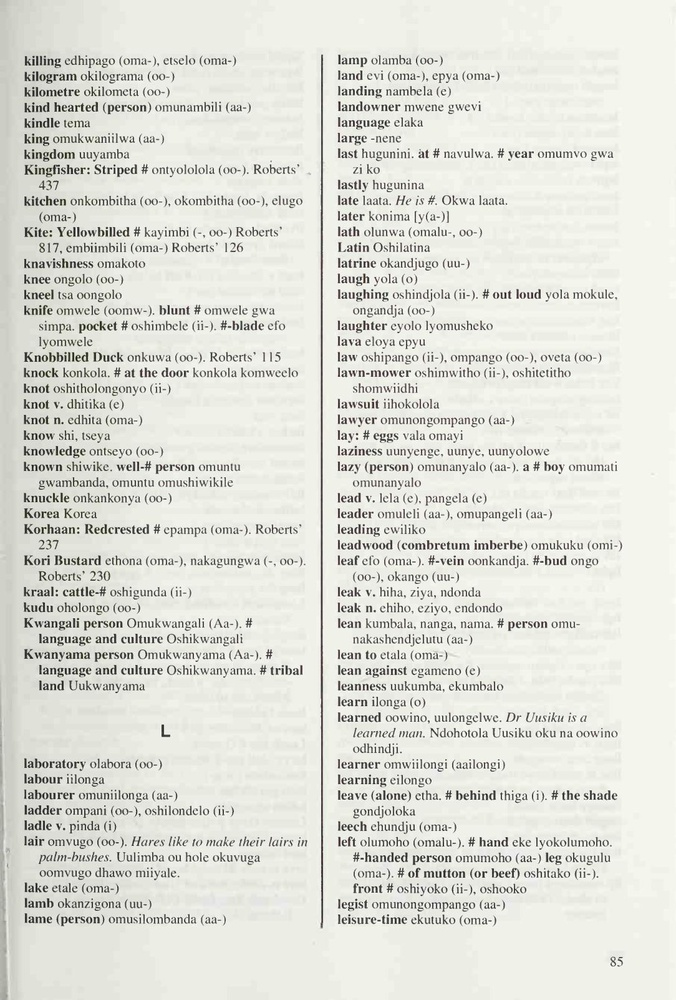
#> input picture pages/toOshi/100.jpg, 676 x 1000 px, shrunk from 1084 x 1603 before the run; its folder holds only this picture in this run
$ jupyter execute --allow-errors ocr.ipynb   (shell and % lines are left out)
#> lines starting #> are read from the running program, lines starting #| are printed output that depends on the picture; after the words box and inside, x2 and y2 are one past the last pixel; in counts of white or black regions, pixels touching at a corner belong together
How to [source](https://towardsdatascience.com/extracting-text-from-scanned-pdf-using-pytesseract-open-cv-cd670ee38052)

[cell 1]
from google.colab import drive
drive.mount('/content/drive')

[cell 2]
import os
os.chdir("/content/drive/MyDrive/offline/projects/ml/oshengResources/")

[cell 3]
# https://nanonets.com/blog/ocr-with-tesseract/#whitelistingcharacters
# https://colab.research.google.com/drive/10doc9xwhFDpDGNferehBzkQ6M0Un-tYq#scrollTo=TtkG0J2Emfgl

[cell 4]
from pdf2image import convert_from_path
import cv2
import os

[cell 5]
pdf = 'oshengBook.pdf'
#> (the rest of this cell did not finish here and is left out)

[cell 6]
import nltk
nltk.download('punkt')
#> (this line was passed over: nltk is not available in this run)
from nltk import word_tokenize

[cell 7]
from google.colab.patches import cv2_imshow
from matplotlib import pyplot as plt
import pytesseract
import numpy as np
import re
import inflect

#> (the rest of this cell did not finish here and is left out)

[cell 8]
import enchant
print(enchant.list_languages())
#> (this line was passed over: enchant is not available in this run)
#> further down, im is the input picture: shape (1000, 676, 3); mean B, G, R 216.6, 223.9, 223
#> `hsv = cv2.cvtColor(im, cv2.COLOR_BGR2HSV)`: hsv: shape (1000, 676, 3); mean H, S, V 33.6, 8.9, 224
#> `mask_gray = cv2.inRange(hsv, lower_gray, upper_gray)`:
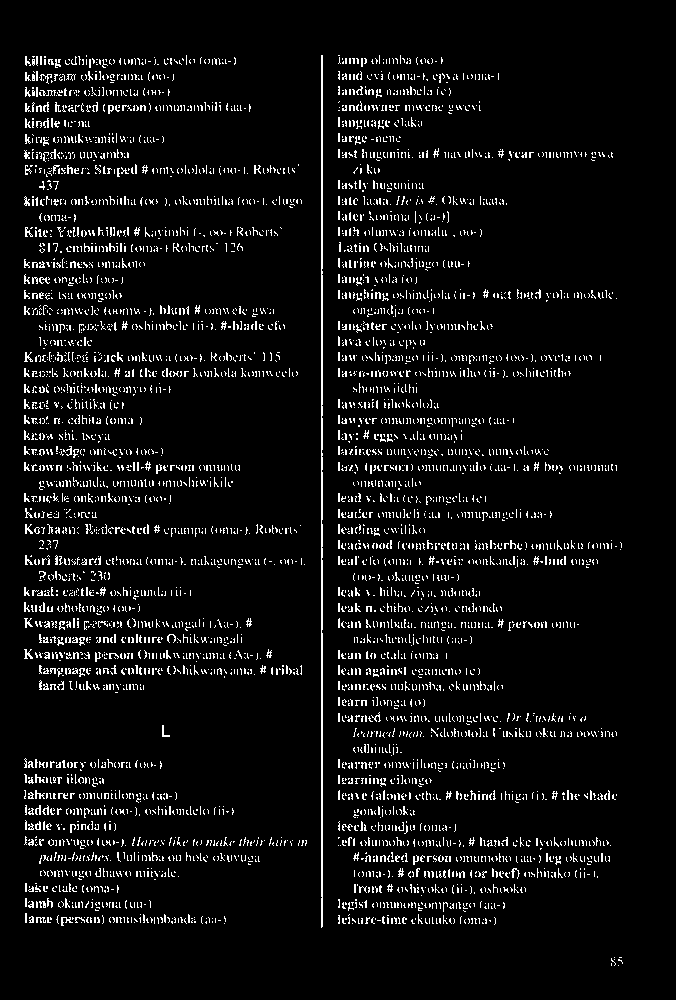
#> mask_gray: shape (1000, 676); 6% white in thin lines or dots, all inside (x1, y1, x2, y2) = (24, 55, 623, 966)
#> `img_res = cv2.bitwise_and(im, im, mask = mask_gray)`:
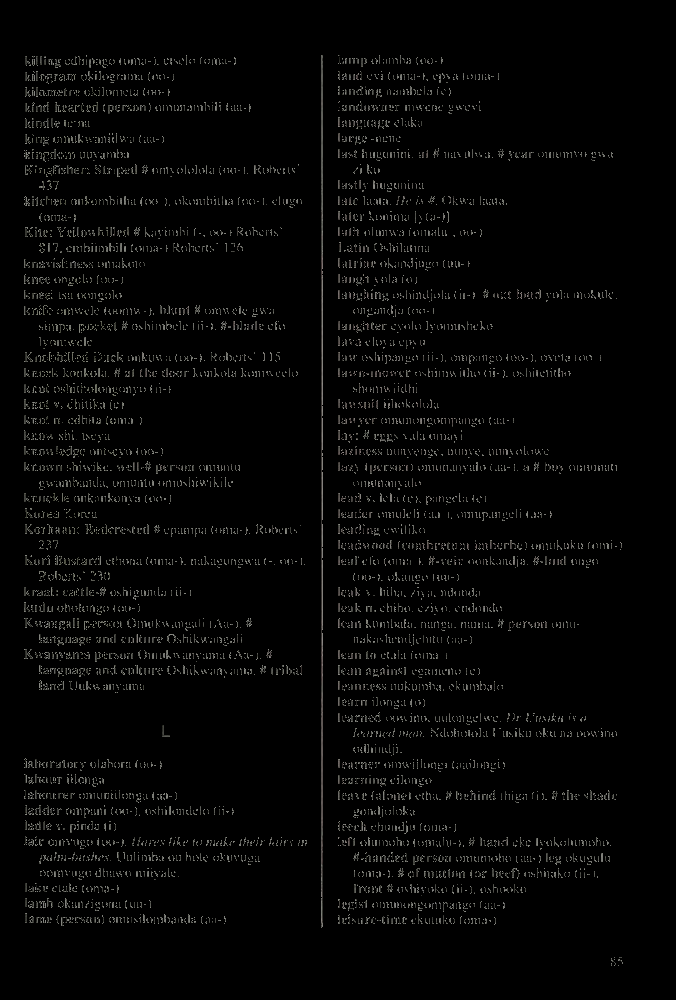
#> img_res: shape (1000, 676, 3); mean B, G, R 5.3, 5.6, 5.6
#> `ret, thresh = cv2.threshold(img_res, 179,50, 140)`: ret = 48
#> (the rest of this cell did not finish here and is left out)

[cell 9]
# load the images
directory = os.listdir('pages/toOshi')
images = sorted(directory, key=lambda x: int(os.path.splitext(x)[0]))

#> (the rest of this cell did not finish here and is left out)

$ run again, on pages/toOshi/105.jpg
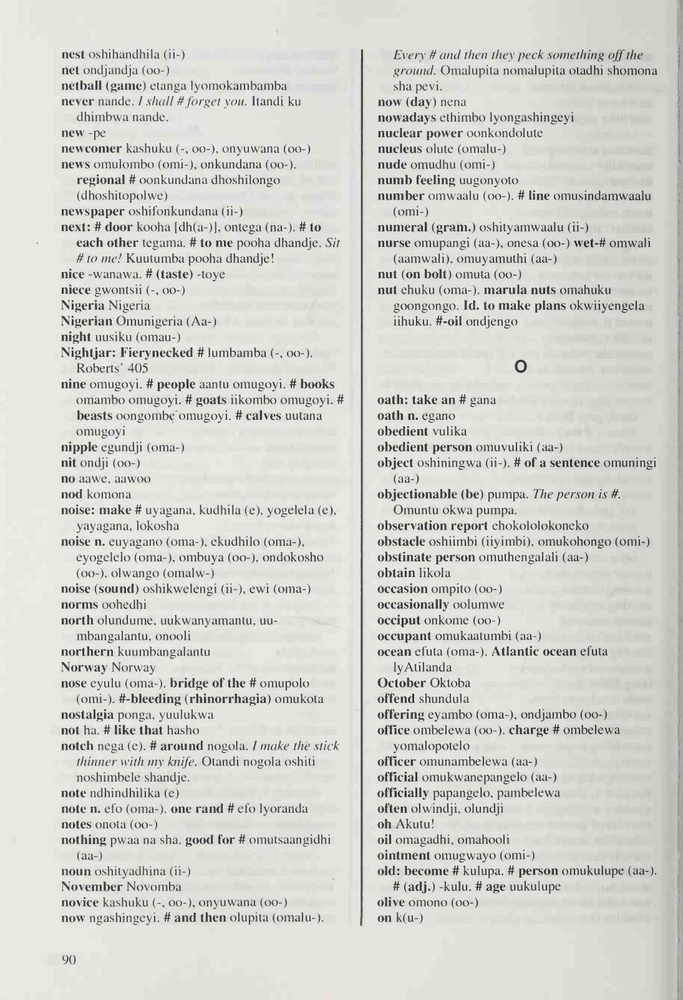
#> input picture pages/toOshi/105.jpg, 683 x 1000 px, shrunk from 1095 x 1603 before the run
#> im is the input picture: shape (1000, 683, 3); mean B, G, R 205.7, 212.8, 211.8
#> hsv: shape (1000, 683, 3); mean H, S, V 34.1, 8.9, 212.8
#> `mask_gray = cv2.inRange(hsv, lower_gray, upper_gray)`:
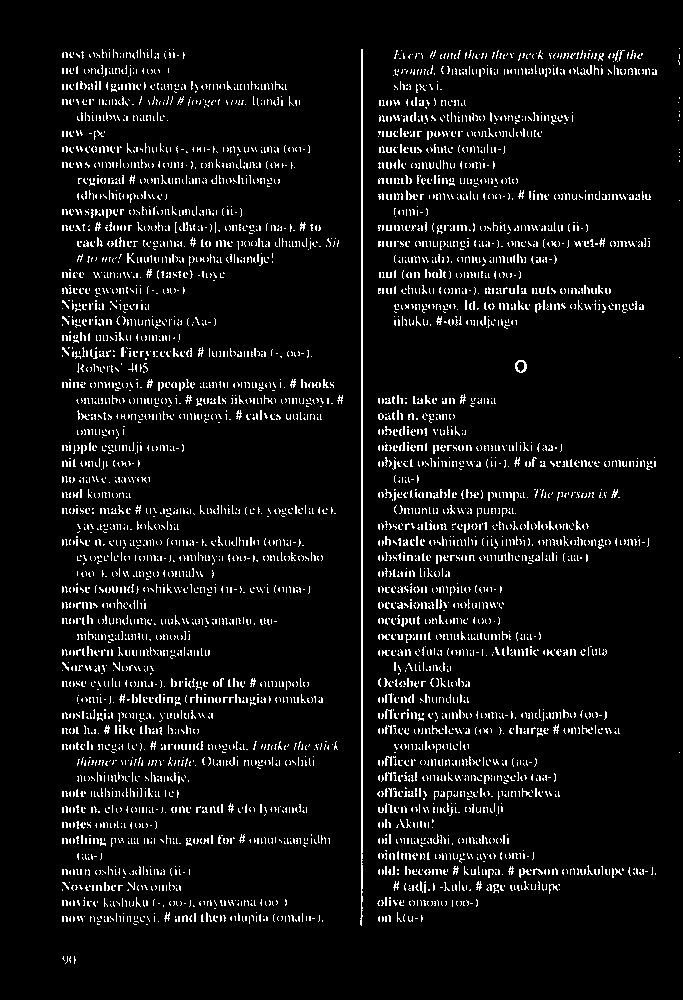
#> mask_gray: shape (1000, 683); 6.2% white in thin lines or dots, all inside (x1, y1, x2, y2) = (62, 48, 680, 964)
#> `img_res = cv2.bitwise_and(im, im, mask = mask_gray)`:
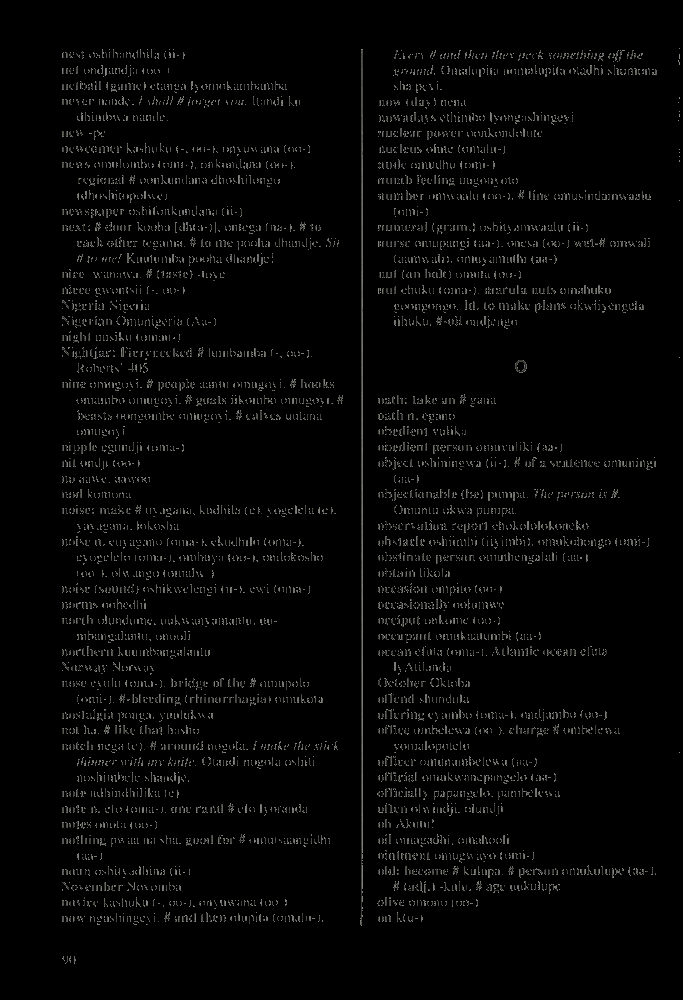
#> img_res: shape (1000, 683, 3); mean B, G, R 5.5, 5.9, 5.8
#> ret = 48

$ run again, on pages/toOshi/101.jpg
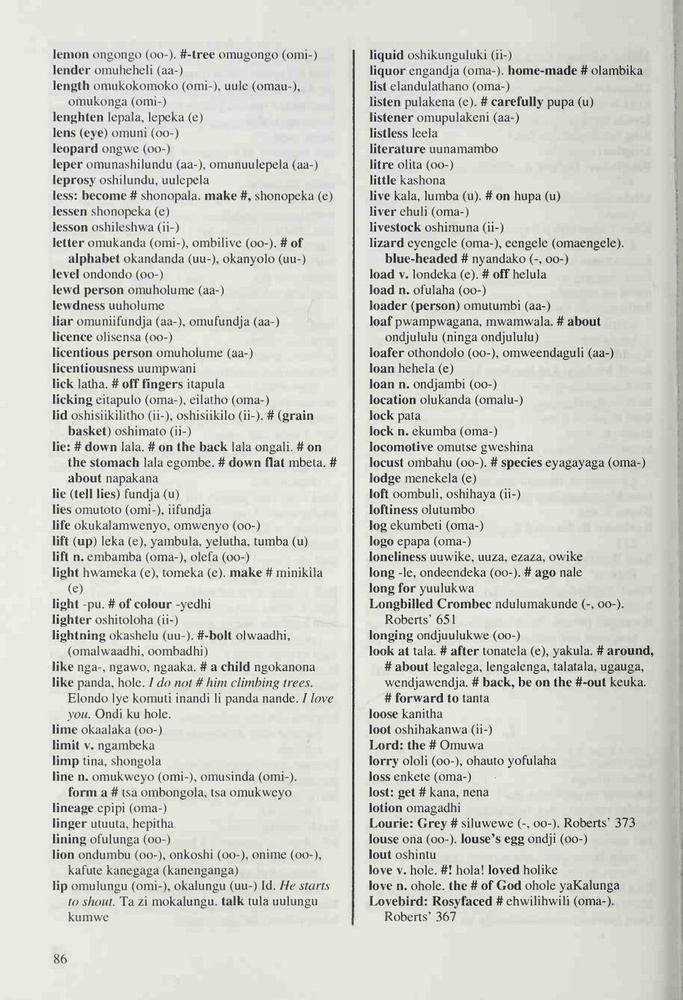
#> input picture pages/toOshi/101.jpg, 683 x 1000 px, shrunk from 1095 x 1603 before the run
#> im is the input picture: shape (1000, 683, 3); mean B, G, R 203.8, 210.6, 209.6
#> hsv: shape (1000, 683, 3); mean H, S, V 33.1, 8.7, 210.6
#> `mask_gray = cv2.inRange(hsv, lower_gray, upper_gray)`:
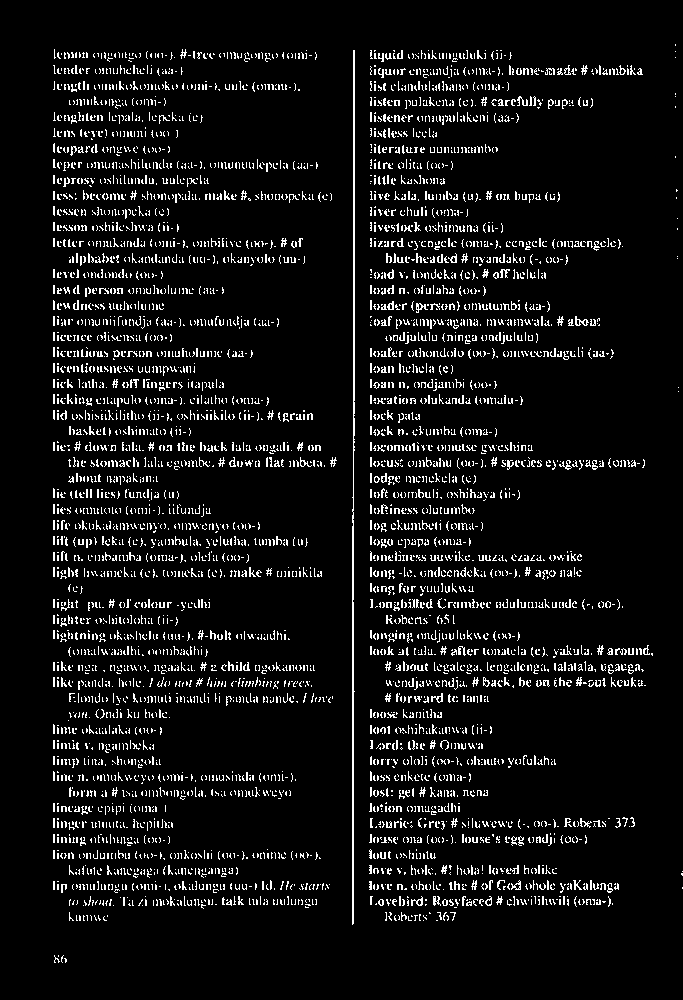
#> mask_gray: shape (1000, 683); 7.2% white in thin lines or dots, all inside (x1, y1, x2, y2) = (53, 44, 683, 963)
#> `img_res = cv2.bitwise_and(im, im, mask = mask_gray)`:
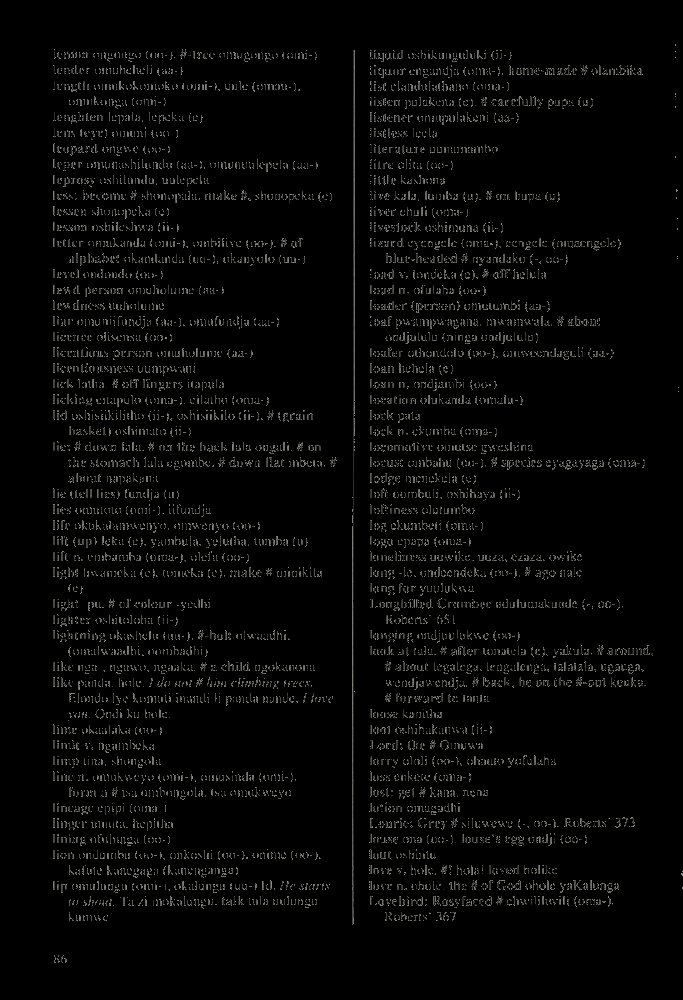
#> img_res: shape (1000, 683, 3); mean B, G, R 6.2, 6.6, 6.5
#> ret = 47
